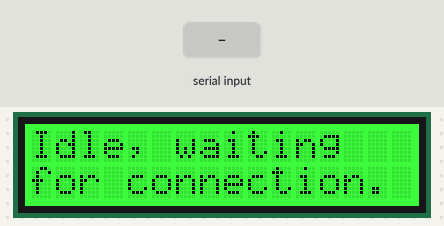
Bench run of a sketch on a simulated Arduino Uno, built with avr-gcc and run on an emulated ATmega328P. Parts: 16×2 character LCD. The inputs (shaded band) are chosen by the test bench.

Above: at 1.2 s.
1.3 s: "<~>" received over Serial
At 2.5 s:
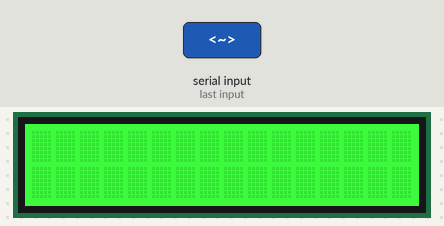
3.0 s: "1" received over Serial
At 3.8 s:
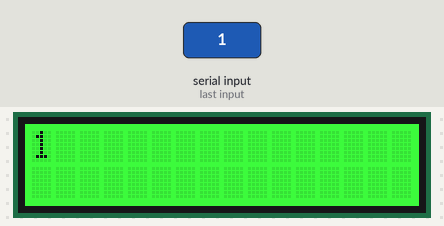
Timing chart, 0 to 6.0 s (numbered marks = the images above; inputs shaded):
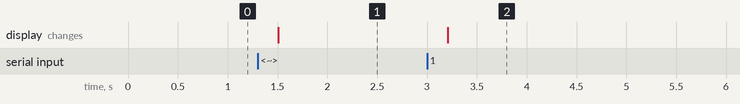

The sketch:

now_playing.ino
```cpp
// Omit the Adafruit imports and adafruit LCD library
// specific code if just using standard LiquidCrysal.h
#include <Wire.h>
#include <Adafruit_RGBLCDShield.h>
//#include <LiquidCrystal.h>

#define BAUD_RATE 9600
#define DISPLAY_COLUMNS 16
#define DISPLAY_ROWS 2
#define SCROLL_DELAY 175
#define MESSAGE_WAIT 200
#define SCROLL_PAUSE 1000

Adafruit_RGBLCDShield lcd = Adafruit_RGBLCDShield();
// Initialize the library with the numbers of the interface pins
//LiquidCrystal lcd(12, 11, 5, 4, 3, 2);

void setup() {
  lcd.begin(DISPLAY_COLUMNS, DISPLAY_ROWS);
  Serial.begin(BAUD_RATE);

  lcd.setBacklight(0x2); //comment out this line if not using Adafruit RGB LCD
  lcd.noAutoscroll();
  lcd.print("Idle, waiting");
  lcd.setCursor(0, 1);
  lcd.print("for connection.");
  lcd.setCursor(0, 0);
}

void loop() {
  if (!Serial.available()) {
    return;
  }

  // Wait for the entire message to arrive,
  // may need to be adjusted if you notice odd output issues.
  delay(MESSAGE_WAIT);

  // Wipe the display.
  lcd.setCursor(0, 0);
  lcd.clear();

  String buffer = "";
  char character;

  // Fill the buffer.
  while (Serial.available() > 0) {
    character = Serial.read();
    buffer.concat(character);
  }

  if (buffer == "") {
    return;
  }

  int scrollSize = print(buffer);
  bounce(scrollSize);
}

void bounce(int scrollSize) {
  if (scrollSize == 0) {
    return;
  }

  while (Serial.available() == 0) {
    delay(SCROLL_PAUSE);
    scrollLeft(scrollSize);
    delay(SCROLL_PAUSE);
    scrollRight(scrollSize);
  }
}

int print(String serialContent) {
  // Split into two strings based upon ridiculous delimeter.
  int newLineIndex = serialContent.indexOf("<~>");

  String lineOne = serialContent.substring(0, newLineIndex);
  lcd.print(lineOne);

  String lineTwo = serialContent.substring(newLineIndex + 3);
  lcd.setCursor(0, 1);
  lcd.print(lineTwo);

  return scrollSize(lineOne, lineTwo);
}

int scrollSize(String lineOne, String lineTwo) {
  // Scroll directionally if either line > DISPLAY_COLUMNS.
  if (lineOne.length() > DISPLAY_COLUMNS || lineTwo.length() > DISPLAY_COLUMNS) {
    // Figure out which line is longer and set that to the scroll size.
    if (lineOne.length() > lineTwo.length()) {
      return (lineOne.length() - DISPLAY_COLUMNS);
    }

    return (lineTwo.length() - DISPLAY_COLUMNS);
  }

  return 0;
}

void scrollLeft(int numCharacters) {
  for (int i = 0; i < numCharacters; i++) {
    lcd.scrollDisplayLeft();
    delay(SCROLL_DELAY);
  }
}

void scrollRight(int numCharacters) {
  for (int i = 0; i < numCharacters; i++) {
    lcd.scrollDisplayRight();
    delay(SCROLL_DELAY);
  }
}
```

Measured:
- after the input at 1.3 s, the display: changes after 0.21 s (image 1)
- after the input at 3.0 s, the display: changes after 0.21 s (image 2)
